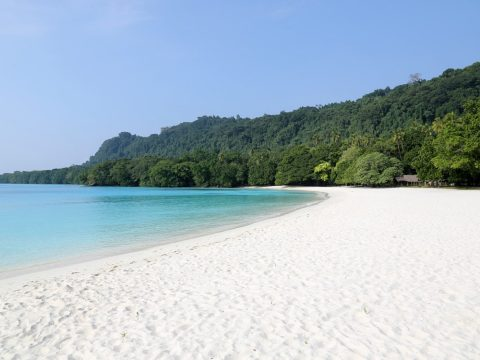
%> input picture paye.jpg, 480 x 360 px
$ octave pq1.m   (GNU Octave 9; MATLAB toolbox functions it lacks are replaced by stand-ins)
%> lines starting %> are read from the running program, lines starting %| are printed output that depends on the picture
clc;
close all;
clear ;
warning off all;
imagen_dir="paye.jpg";
% [6 lines of commented-out code are left out]
imagen = imread(imagen_dir);
%> imagen is the input picture: size 360x480x3 uint8; mean R, G, B 167, 185.3, 198.1
%tipodeimagen=['PLaya'];
%GUI_Proyecto(GUI,tipodeimagen);
% Cambiar el tamaño de las colonias a 4x4
imagen_colonias = imagen;

for c = 1:3
    capa = imagen(:,:,c);

    [m, n] = size(capa);
    num_filas = floor(m/4);
    num_columnas = floor(n/4);

    for i = 1:num_filas
        for j = 1:num_columnas
            colonia = capa((i-1)*4+1:i*4, (j-1)*4+1:j*4);
            promedio = mean(colonia, 'all');
            capa((i-1)*4+1:i*4, (j-1)*4+1:j*4) = promedio;
        end
    end

    imagen_colonias(:,:,c) = capa;
end
%> this loop made 3 passes
%> pass 1, `capa = imagen(:,:,c);`:
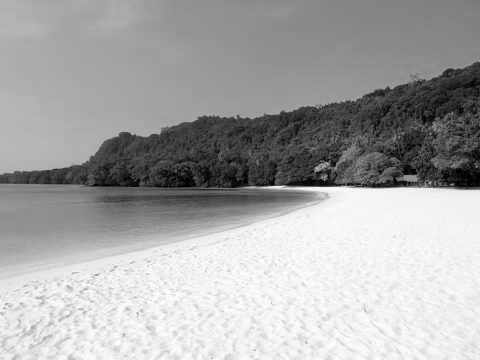
%> capa: size 360x480 uint8; min 0, max 255, mean 167
%> after the loop:
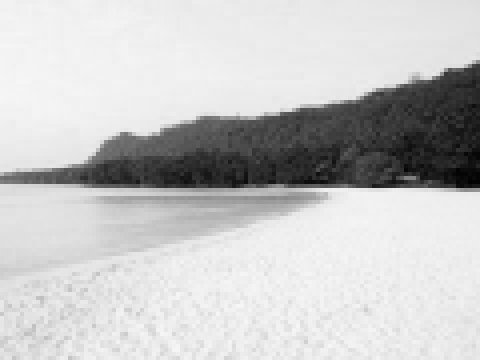
%> capa: size 360x480 uint8; min 1, max 246, mean 198.1
%> after the loop:
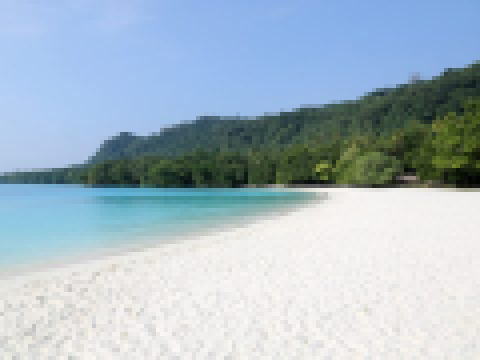
%> imagen_colonias: size 360x480x3 uint8; mean R, G, B 167.1, 185.3, 198.1

% Aplicar un filtro de ruido y suavizado a cada capa RGB
imagen_filt_suav = imagen_colonias;

for c = 1:3
    capa = imagen_colonias(:,:,c);

    % Aplicar un filtro de ruido a la capa
    capa_filtrada = medfilt2(capa);

    % Aplicar suavizado a la capa filtrada
    h = fspecial('gaussian', [5 5], 1); % Filtro gaussiano
    capa_suavizada = imfilter(capa_filtrada, h);

    % Actualizar la capa en la imagen filtrada y suavizada
    imagen_filt_suav(:,:,c) = capa_suavizada;
end
%> this loop made 3 passes
%> pass 1, `capa = imagen_colonias(:,:,c);`:
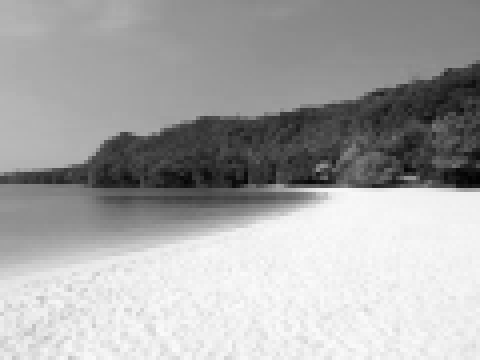
%> capa: size 360x480 uint8; min 3, max 251, mean 167.1
%> pass 2, `capa = imagen_colonias(:,:,c);`:
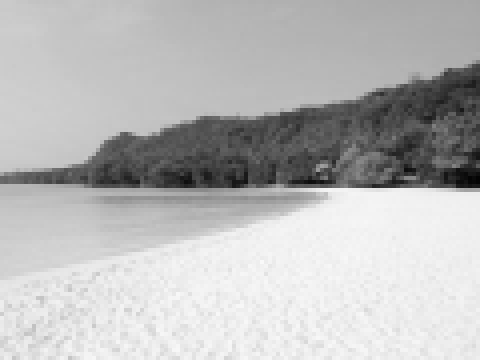
%> capa: size 360x480 uint8; min 4, max 249, mean 185.3
%> after the loop:
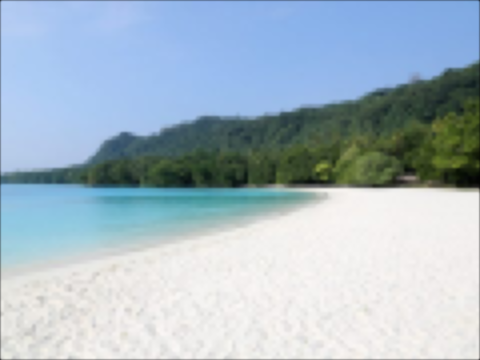
%> imagen_filt_suav: size 360x480x3 uint8; mean R, G, B 166.5, 184.7, 197.4

% Convertir la imagen filtrada y suavizada a escala de grises
imagen_gris = rgb2gray(imagen_filt_suav);
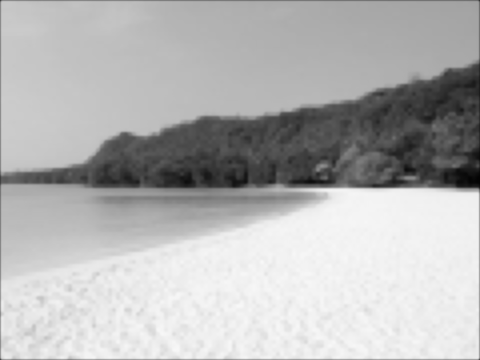
%> imagen_gris: size 360x480 uint8; min 3, max 247, mean 180.7

% Aplicar el algoritmo de Canny para detectar los bordes
p_de_playa=0;
V_de_volcan=0;

%> (the run ends here)
